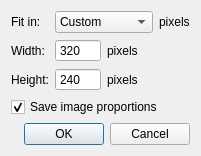
<?xml version="1.0" encoding="UTF-8"?>
<ui version="4.0">
 <class>QImageViewResizeDialog</class>
 <widget class="QDialog" name="QImageViewResizeDialog">
  <property name="geometry">
   <rect>
    <x>0</x>
    <y>0</y>
    <width>257</width>
    <height>177</height>
   </rect>
  </property>
  <property name="windowTitle">
   <string>Resize</string>
  </property>
  <layout class="QGridLayout" name="gridLayout">
   <property name="sizeConstraint">
    <enum>QLayout::SetFixedSize</enum>
   </property>
   <item row="0" column="0">
    <widget class="QLabel" name="label">
     <property name="text">
      <string>Fit in:</string>
     </property>
    </widget>
   </item>
   <item row="0" column="1" colspan="2">
    <widget class="QComboBox" name="fitIn">
     <item>
      <property name="text">
       <string>Custom</string>
      </property>
     </item>
     <item>
      <property name="text">
       <string>320 x 240</string>
      </property>
     </item>
     <item>
      <property name="text">
       <string>640 x 480</string>
      </property>
     </item>
     <item>
      <property name="text">
       <string>800 x 600</string>
      </property>
     </item>
     <item>
      <property name="text">
       <string>1024 x 768</string>
      </property>
     </item>
     <item>
      <property name="text">
       <string>1280 x 1024</string>
      </property>
     </item>
     <item>
      <property name="text">
       <string>1280 x 720</string>
      </property>
     </item>
     <item>
      <property name="text">
       <string>1920 x 1080</string>
      </property>
     </item>
    </widget>
   </item>
   <item row="0" column="3">
    <widget class="QLabel" name="label_6">
     <property name="text">
      <string>pixels</string>
     </property>
    </widget>
   </item>
   <item row="1" column="0">
    <widget class="QLabel" name="label_2">
     <property name="text">
      <string>Width:</string>
     </property>
    </widget>
   </item>
   <item row="1" column="1">
    <widget class="QSpinBox" name="width">
     <property name="frame">
      <bool>true</bool>
     </property>
     <property name="buttonSymbols">
      <enum>QAbstractSpinBox::NoButtons</enum>
     </property>
     <property name="maximum">
      <number>10000</number>
     </property>
     <property name="value">
      <number>320</number>
     </property>
    </widget>
   </item>
   <item row="1" column="2" colspan="2">
    <widget class="QLabel" name="label_4">
     <property name="text">
      <string>pixels</string>
     </property>
    </widget>
   </item>
   <item row="2" column="0">
    <widget class="QLabel" name="label_3">
     <property name="text">
      <string>Height:</string>
     </property>
    </widget>
   </item>
   <item row="2" column="1">
    <widget class="QSpinBox" name="height">
     <property name="frame">
      <bool>true</bool>
     </property>
     <property name="buttonSymbols">
      <enum>QAbstractSpinBox::NoButtons</enum>
     </property>
     <property name="maximum">
      <number>10000</number>
     </property>
     <property name="value">
      <number>240</number>
     </property>
    </widget>
   </item>
   <item row="2" column="2" colspan="2">
    <widget class="QLabel" name="label_5">
     <property name="text">
      <string>pixels</string>
     </property>
    </widget>
   </item>
   <item row="3" column="0" colspan="4">
    <widget class="QCheckBox" name="saveProportions">
     <property name="text">
      <string>Save image proportions</string>
     </property>
     <property name="checked">
      <bool>true</bool>
     </property>
    </widget>
   </item>
   <item row="4" column="0" colspan="4">
    <widget class="QDialogButtonBox" name="buttonBox">
     <property name="orientation">
      <enum>Qt::Horizontal</enum>
     </property>
     <property name="standardButtons">
      <set>QDialogButtonBox::Cancel|QDialogButtonBox::Ok</set>
     </property>
    </widget>
   </item>
  </layout>
 </widget>
 <resources/>
 <connections>
  <connection>
   <sender>buttonBox</sender>
   <signal>accepted()</signal>
   <receiver>QImageViewResizeDialog</receiver>
   <slot>accept()</slot>
   <hints>
    <hint type="sourcelabel">
     <x>248</x>
     <y>254</y>
    </hint>
    <hint type="destinationlabel">
     <x>157</x>
     <y>274</y>
    </hint>
   </hints>
  </connection>
  <connection>
   <sender>buttonBox</sender>
   <signal>rejected()</signal>
   <receiver>QImageViewResizeDialog</receiver>
   <slot>reject()</slot>
   <hints>
    <hint type="sourcelabel">
     <x>316</x>
     <y>260</y>
    </hint>
    <hint type="destinationlabel">
     <x>286</x>
     <y>274</y>
    </hint>
   </hints>
  </connection>
 </connections>
</ui>
